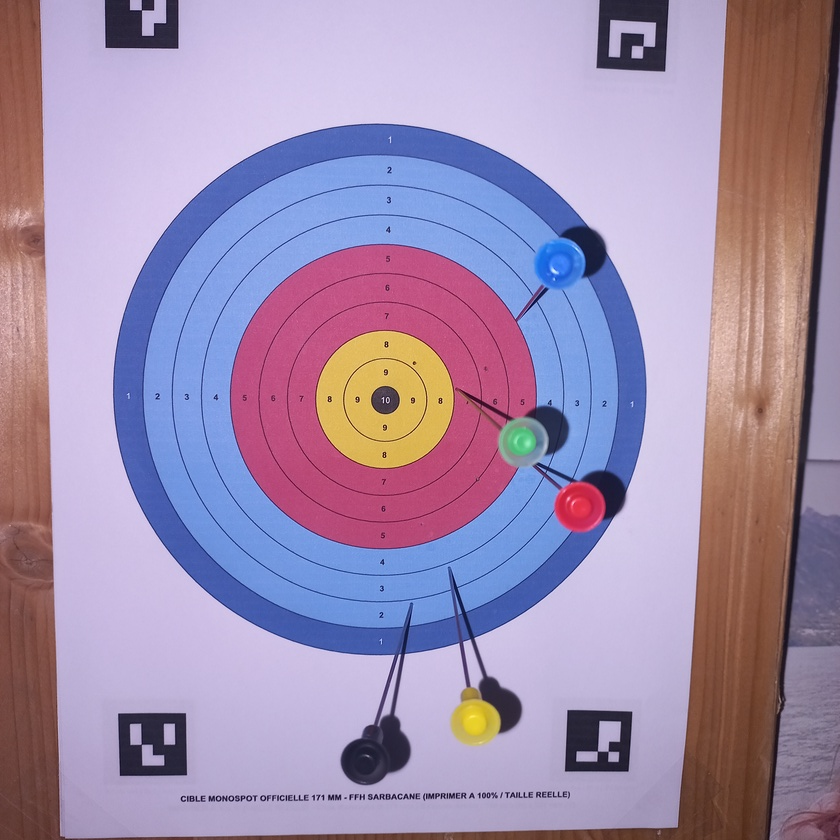
#> input picture SarbacaneCompetitionV3/Nouveau dossier/20261116_123450.jpg, 840 x 840 px, shrunk from 3456 x 3456 before the run
$ python annotation_pointe.py
#> lines starting #> are read from the running program, lines starting #| are printed output that depends on the picture; after the words box and inside, x2 and y2 are one past the last pixel; in counts of white or black regions, pixels touching at a corner belong together
#!/usr/bin/env python3
# -*- coding: utf-8 -*-

# ==========================================================
# ANNOTATION POINTE DE FLECHETTE
# Version simple et modifiable
# ==========================================================

import os
import cv2

# ----------------------------------------------------------
# PARAMETRES
# ----------------------------------------------------------

from tkinter import Tk
from tkinter.filedialog import askdirectory

DOSSIER_IMAGES = os.environ.get("SARBACANE_IMAGES_DIR")
if not DOSSIER_IMAGES:
    root = Tk()
    root.withdraw()
    DOSSIER_IMAGES = askdirectory(title="Choisir un dossier d'images")
#> the answer given: .
    root.destroy()

# ----------------------------------------------------------
# VARIABLES GLOBALES
# ----------------------------------------------------------

point = None
vue_dirty = True

# ----------------------------------------------------------
# SOURIS
# ----------------------------------------------------------

def souris(event, x, y, flags, param):
    global point, vue_dirty

    if event == cv2.EVENT_LBUTTONDOWN:
        point = (x, y)
        vue_dirty = True

# ----------------------------------------------------------
# CHARGEMENT DES IMAGES
# ----------------------------------------------------------

if not DOSSIER_IMAGES:
    print("Aucun dossier sélectionné")
    raise SystemExit

images = sorted([
    f for f in os.listdir(DOSSIER_IMAGES)
    if f.lower().endswith(
        (".jpg", ".jpeg", ".png")
    )
])

if len(images) == 0:
    print("Aucune image trouvée")
    raise SystemExit

# ----------------------------------------------------------
# FENETRE
# ----------------------------------------------------------

cv2.namedWindow("Annotation")

cv2.setMouseCallback(
    "Annotation",
    souris
)

index = 0

# ----------------------------------------------------------
# BOUCLE PRINCIPALE
# ----------------------------------------------------------

while True:

    if index < 0:
        index = 0

    if index >= len(images):
        print("Fin des annotations")
        break

    nom_image = images[index]

    chemin_image = os.path.join(
        DOSSIER_IMAGES,
        nom_image
    )

    chemin_txt = os.path.splitext(
        chemin_image
    )[0] + ".txt"

    image = cv2.imread(
        chemin_image
    )
#> image is the input picture: shape (840, 840, 3); mean B, G, R 173.3, 142.4, 160.3

    if image is None:
        print(f"Image introuvable ou illisible : {chemin_image}")
        index += 1
        continue

    point = None
    vue_dirty = True

    # ------------------------------------------------------
    # CHARGER ANNOTATION EXISTANTE
    # ------------------------------------------------------

    if os.path.exists(chemin_txt):

        try:

            with open(
                chemin_txt,
                "r",
                encoding="utf-8"
            ) as fichier:

                contenu = fichier.read().strip()

                x, y = map(
                    int,
                    contenu.split()
                )

                point = (x, y)

        except Exception:
            pass

    # ------------------------------------------------------
    # AFFICHAGE
    # ------------------------------------------------------

    while True:

        # Ne reconstruire et recopier l'image qu'après une modification.
        if vue_dirty:
            vue = image.copy()

            if point is not None:
                cv2.circle(
                    vue,
                    point,
                    8,
                    (0, 0, 255),
                    -1
                )

            cv2.putText(
                vue,
                f"{index+1}/{len(images)}",
                (20, 40),
                cv2.FONT_HERSHEY_SIMPLEX,
                0.9,
                (0, 255, 0),
                2
            )
#> vue: shape (840, 840, 3); 0.04% of pixels changed, all inside (x1, y1, x2, y2) = (24, 17, 70, 48)

            cv2.putText(
                vue,
                nom_image,
                (20, 80),
                cv2.FONT_HERSHEY_SIMPLEX,
                0.7,
                (0, 255, 255),
                2
            )
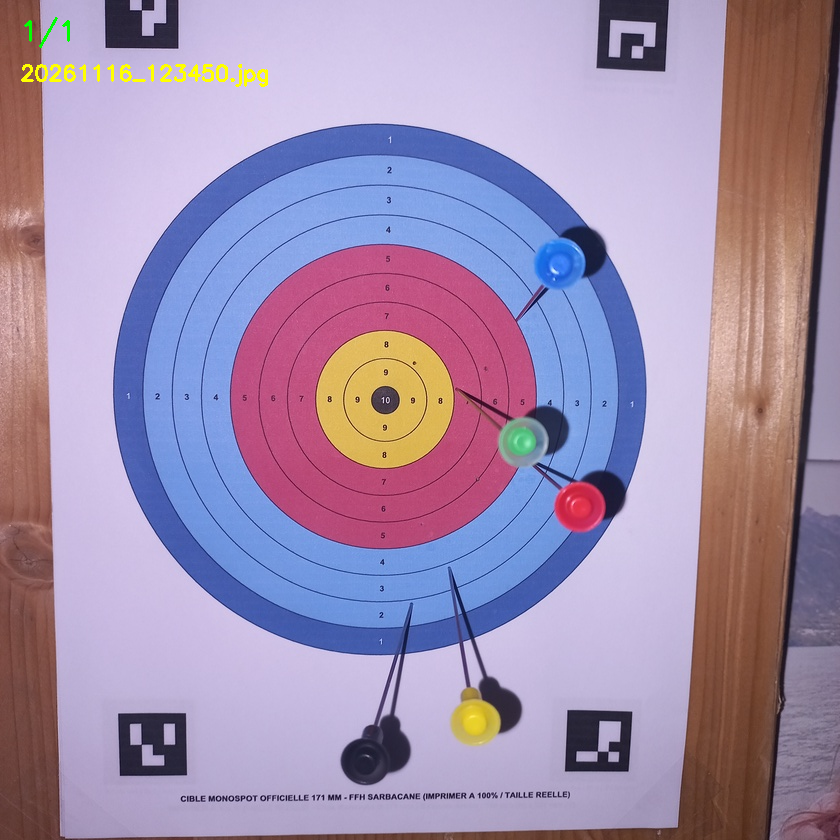
#> vue: shape (840, 840, 3); mean B, G, R 172.7, 142.6, 160.4

            cv2.imshow(
                "Annotation",
                vue
            )
            vue_dirty = False

        touche = cv2.waitKey(20) & 0xFF
#> (key e is pressed here)

        # --------------------------------------------------
        # S = sauvegarder
        # --------------------------------------------------

        if touche == ord("s"):

            if point is not None:

                with open(
                    chemin_txt,
                    "w",
                    encoding="utf-8"
                ) as fichier:

                    fichier.write(
                        f"{point[0]} {point[1]}"
                    )

                print(
                    f"Sauvegardé : {nom_image}"
                )

            index += 1

            break

        # --------------------------------------------------
        # N = suivant
        # --------------------------------------------------

        if touche == ord("n"):

            index += 1

            break

        # --------------------------------------------------
        # P = précédent
        # --------------------------------------------------

        if touche == ord("p"):

            index -= 1

            break

        # --------------------------------------------------
        # E = effacer annotation
        # --------------------------------------------------

        if touche == ord("e"):

            point = None
            vue_dirty = True

            print(
                "Annotation effacée"
            )

        # --------------------------------------------------
        # Q = quitter
        # --------------------------------------------------

        if touche == ord("q"):

            cv2.destroyAllWindows()

            raise SystemExit
#> (the program exits here)
